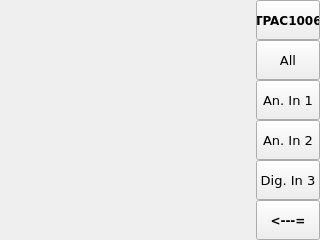
<?xml version="1.0" encoding="UTF-8"?>
<ui version="4.0">
 <class>page340</class>
 <widget class="QWidget" name="page340">
  <property name="geometry">
   <rect>
    <x>0</x>
    <y>0</y>
    <width>320</width>
    <height>240</height>
   </rect>
  </property>
  <property name="minimumSize">
   <size>
    <width>320</width>
    <height>240</height>
   </size>
  </property>
  <property name="maximumSize">
   <size>
    <width>320</width>
    <height>240</height>
   </size>
  </property>
  <property name="windowTitle">
   <string>page340</string>
  </property>
  <property name="styleSheet">
   <string notr="true">QWidget#page340
{
}</string>
  </property>
  <widget class="ATCMgraph" name="atcmGraph_2">
   <property name="geometry">
    <rect>
     <x>0</x>
     <y>120</y>
     <width>256</width>
     <height>120</height>
    </rect>
   </property>
   <property name="font">
    <font>
     <family>DejaVu Sans</family>
     <pointsize>9</pointsize>
    </font>
   </property>
   <property name="toolTip">
    <string>ATCM QGraph</string>
   </property>
   <property name="whatsThis">
    <string>ATCMgraph widget</string>
   </property>
   <property name="x1Variable">
    <string>PLC_time</string>
   </property>
   <property name="x1Min">
    <string>PLC_timeMin</string>
   </property>
   <property name="x1Max">
    <string>PLC_timeMax</string>
   </property>
   <property name="y1Variable">
    <string>CAN_DigOut_4</string>
   </property>
   <property name="y1Min">
    <string>0</string>
   </property>
   <property name="y1Max">
    <string>1</string>
   </property>
   <property name="y1Step">
    <double>1.000000000000000</double>
   </property>
   <property name="y1TickLabelVisible">
    <bool>true</bool>
   </property>
   <property name="Display1">
    <string/>
   </property>
   <property name="x2Variable">
    <string>PLC_time</string>
   </property>
   <property name="x2Min">
    <string>PLC_timeMin</string>
   </property>
   <property name="x2Max">
    <string>PLC_timeMax</string>
   </property>
   <property name="y2Variable">
    <string>TCP_DigOut_4</string>
   </property>
   <property name="y2Min">
    <string>0</string>
   </property>
   <property name="y2Max">
    <string>1</string>
   </property>
   <property name="y2Step">
    <double>1.000000000000000</double>
   </property>
   <property name="y2TickLabelVisible">
    <bool>true</bool>
   </property>
   <property name="Display2">
    <string/>
   </property>
   <property name="legendVisible">
    <bool>true</bool>
   </property>
  </widget>
  <widget class="ATCMgraph" name="atcmGraph">
   <property name="geometry">
    <rect>
     <x>0</x>
     <y>0</y>
     <width>256</width>
     <height>120</height>
    </rect>
   </property>
   <property name="font">
    <font>
     <family>DejaVu Sans</family>
     <pointsize>9</pointsize>
    </font>
   </property>
   <property name="toolTip">
    <string>ATCM QGraph</string>
   </property>
   <property name="whatsThis">
    <string>ATCMgraph widget</string>
   </property>
   <property name="x1Variable">
    <string>PLC_time</string>
   </property>
   <property name="x1Min">
    <string>PLC_timeMin</string>
   </property>
   <property name="x1Max">
    <string>PLC_timeMax</string>
   </property>
   <property name="y1Variable">
    <string>LOC_DigOut_4</string>
   </property>
   <property name="y1Min">
    <string>0</string>
   </property>
   <property name="y1Max">
    <string>1</string>
   </property>
   <property name="y1Step">
    <double>1.000000000000000</double>
   </property>
   <property name="y1TickLabelVisible">
    <bool>true</bool>
   </property>
   <property name="Display1">
    <string/>
   </property>
   <property name="x2Variable">
    <string>PLC_time</string>
   </property>
   <property name="x2Min">
    <string>PLC_timeMin</string>
   </property>
   <property name="x2Max">
    <string>PLC_timeMax</string>
   </property>
   <property name="y2Variable">
    <string>RTU_DigOut_4</string>
   </property>
   <property name="y2Min">
    <string>0</string>
   </property>
   <property name="y2Max">
    <string>1</string>
   </property>
   <property name="y2Step">
    <double>1.000000000000000</double>
   </property>
   <property name="y2TickLabelVisible">
    <bool>true</bool>
   </property>
   <property name="Display2">
    <string/>
   </property>
   <property name="legendVisible">
    <bool>true</bool>
   </property>
  </widget>
  <widget class="ATCMbutton" name="atcmButton">
   <property name="geometry">
    <rect>
     <x>256</x>
     <y>0</y>
     <width>64</width>
     <height>40</height>
    </rect>
   </property>
   <property name="font">
    <font>
     <family>DejaVu Sans</family>
     <pointsize>9</pointsize>
     <weight>75</weight>
     <bold>true</bold>
    </font>
   </property>
   <property name="toolTip">
    <string/>
   </property>
   <property name="whatsThis">
    <string>ATCMbutton widget</string>
   </property>
   <property name="pageName">
    <string>menu</string>
   </property>
   <property name="statusvar">
    <string/>
   </property>
   <property name="viewStatus">
    <bool>false</bool>
   </property>
   <property name="visibilityVar">
    <string/>
   </property>
   <property name="bgColor">
    <color>
     <red>198</red>
     <green>132</green>
     <blue>0</blue>
    </color>
   </property>
   <property name="fontColor">
    <color>
     <red>240</red>
     <green>240</green>
     <blue>240</blue>
    </color>
   </property>
   <property name="text">
    <string>TPAC1006</string>
   </property>
   <property name="pressText">
    <string>MENU</string>
   </property>
   <property name="borderWidth">
    <number>0</number>
   </property>
   <property name="borderRadius">
    <number>0</number>
   </property>
   <property name="apparence">
    <enum>QFrame::Raised</enum>
   </property>
  </widget>
  <widget class="ATCMbutton" name="atcmButton_2">
   <property name="geometry">
    <rect>
     <x>256</x>
     <y>200</y>
     <width>64</width>
     <height>40</height>
    </rect>
   </property>
   <property name="font">
    <font>
     <family>DejaVu Sans</family>
     <pointsize>9</pointsize>
     <weight>75</weight>
     <bold>true</bold>
    </font>
   </property>
   <property name="toolTip">
    <string/>
   </property>
   <property name="whatsThis">
    <string>ATCMbutton widget</string>
   </property>
   <property name="pageName">
    <string>BACK</string>
   </property>
   <property name="statusvar">
    <string/>
   </property>
   <property name="viewStatus">
    <bool>false</bool>
   </property>
   <property name="visibilityVar">
    <string/>
   </property>
   <property name="bgColor">
    <color>
     <red>170</red>
     <green>170</green>
     <blue>127</blue>
    </color>
   </property>
   <property name="fontColor">
    <color>
     <red>240</red>
     <green>240</green>
     <blue>240</blue>
    </color>
   </property>
   <property name="text">
    <string>&lt;---=</string>
   </property>
   <property name="pressText">
    <string>BACK</string>
   </property>
   <property name="borderWidth">
    <number>0</number>
   </property>
   <property name="borderRadius">
    <number>0</number>
   </property>
   <property name="apparence">
    <enum>QFrame::Raised</enum>
   </property>
  </widget>
  <widget class="ATCMbutton" name="atcmButton_AnIn1">
   <property name="geometry">
    <rect>
     <x>256</x>
     <y>80</y>
     <width>64</width>
     <height>40</height>
    </rect>
   </property>
   <property name="font">
    <font>
     <family>DejaVu Sans</family>
     <pointsize>10</pointsize>
    </font>
   </property>
   <property name="toolTip">
    <string/>
   </property>
   <property name="whatsThis">
    <string>ATCMbutton widget</string>
   </property>
   <property name="pageName">
    <string>page310</string>
   </property>
   <property name="remember">
    <bool>true</bool>
   </property>
   <property name="statusvar">
    <string/>
   </property>
   <property name="viewStatus">
    <bool>false</bool>
   </property>
   <property name="visibilityVar">
    <string/>
   </property>
   <property name="text">
    <string>An. In 1</string>
   </property>
   <property name="pressText">
    <string>An. In 1</string>
   </property>
   <property name="borderWidth">
    <number>0</number>
   </property>
   <property name="borderRadius">
    <number>0</number>
   </property>
   <property name="apparence">
    <enum>QFrame::Raised</enum>
   </property>
  </widget>
  <widget class="ATCMbutton" name="atcmButton_AnIn1_3">
   <property name="geometry">
    <rect>
     <x>256</x>
     <y>160</y>
     <width>64</width>
     <height>40</height>
    </rect>
   </property>
   <property name="font">
    <font>
     <family>DejaVu Sans</family>
     <pointsize>10</pointsize>
    </font>
   </property>
   <property name="toolTip">
    <string/>
   </property>
   <property name="whatsThis">
    <string>ATCMbutton widget</string>
   </property>
   <property name="pageName">
    <string>page330</string>
   </property>
   <property name="remember">
    <bool>true</bool>
   </property>
   <property name="statusvar">
    <string/>
   </property>
   <property name="viewStatus">
    <bool>false</bool>
   </property>
   <property name="visibilityVar">
    <string/>
   </property>
   <property name="text">
    <string>Dig. In 3</string>
   </property>
   <property name="pressText">
    <string>Dig. In 3</string>
   </property>
   <property name="borderWidth">
    <number>0</number>
   </property>
   <property name="borderRadius">
    <number>0</number>
   </property>
   <property name="apparence">
    <enum>QFrame::Raised</enum>
   </property>
  </widget>
  <widget class="ATCMbutton" name="atcmButton_AnIn1_2">
   <property name="geometry">
    <rect>
     <x>256</x>
     <y>120</y>
     <width>64</width>
     <height>40</height>
    </rect>
   </property>
   <property name="font">
    <font>
     <family>DejaVu Sans</family>
     <pointsize>10</pointsize>
    </font>
   </property>
   <property name="toolTip">
    <string/>
   </property>
   <property name="whatsThis">
    <string>ATCMbutton widget</string>
   </property>
   <property name="pageName">
    <string>page320</string>
   </property>
   <property name="remember">
    <bool>true</bool>
   </property>
   <property name="statusvar">
    <string/>
   </property>
   <property name="viewStatus">
    <bool>false</bool>
   </property>
   <property name="visibilityVar">
    <string/>
   </property>
   <property name="text">
    <string>An. In 2</string>
   </property>
   <property name="pressText">
    <string>An. In 2</string>
   </property>
   <property name="borderWidth">
    <number>0</number>
   </property>
   <property name="borderRadius">
    <number>0</number>
   </property>
   <property name="apparence">
    <enum>QFrame::Raised</enum>
   </property>
  </widget>
  <widget class="ATCMbutton" name="atcmButton_AnIn1_5">
   <property name="geometry">
    <rect>
     <x>256</x>
     <y>40</y>
     <width>64</width>
     <height>40</height>
    </rect>
   </property>
   <property name="font">
    <font>
     <family>DejaVu Sans</family>
     <pointsize>10</pointsize>
    </font>
   </property>
   <property name="toolTip">
    <string/>
   </property>
   <property name="whatsThis">
    <string>ATCMbutton widget</string>
   </property>
   <property name="pageName">
    <string>page100</string>
   </property>
   <property name="remember">
    <bool>true</bool>
   </property>
   <property name="statusvar">
    <string/>
   </property>
   <property name="viewStatus">
    <bool>false</bool>
   </property>
   <property name="visibilityVar">
    <string/>
   </property>
   <property name="text">
    <string>All</string>
   </property>
   <property name="pressText">
    <string>All</string>
   </property>
   <property name="borderWidth">
    <number>0</number>
   </property>
   <property name="borderRadius">
    <number>0</number>
   </property>
   <property name="apparence">
    <enum>QFrame::Raised</enum>
   </property>
  </widget>
 </widget>
 <customwidgets>
  <customwidget>
   <class>ATCMbutton</class>
   <extends>QPushButton</extends>
   <header>atcmplugin.h</header>
  </customwidget>
  <customwidget>
   <class>ATCMgraph</class>
   <extends>QFrame</extends>
   <header>atcmplugin.h</header>
  </customwidget>
 </customwidgets>
 <resources/>
 <connections>
  <connection>
   <sender>atcmButton</sender>
   <signal>newPage(const char*,bool)</signal>
   <receiver>page340</receiver>
   <slot>goto_page(const char*,bool)</slot>
   <hints>
    <hint type="sourcelabel">
     <x>20</x>
     <y>20</y>
    </hint>
    <hint type="destinationlabel">
     <x>20</x>
     <y>20</y>
    </hint>
   </hints>
  </connection>
  <connection>
   <sender>atcmButton_2</sender>
   <signal>newPage(const char*,bool)</signal>
   <receiver>page340</receiver>
   <slot>goto_page(const char*,bool)</slot>
   <hints>
    <hint type="sourcelabel">
     <x>20</x>
     <y>20</y>
    </hint>
    <hint type="destinationlabel">
     <x>20</x>
     <y>20</y>
    </hint>
   </hints>
  </connection>
  <connection>
   <sender>atcmButton_AnIn1</sender>
   <signal>newPage(const char*,bool)</signal>
   <receiver>page340</receiver>
   <slot>goto_page(const char*,bool)</slot>
   <hints>
    <hint type="sourcelabel">
     <x>20</x>
     <y>20</y>
    </hint>
    <hint type="destinationlabel">
     <x>20</x>
     <y>20</y>
    </hint>
   </hints>
  </connection>
  <connection>
   <sender>atcmButton_AnIn1_3</sender>
   <signal>newPage(const char*,bool)</signal>
   <receiver>page340</receiver>
   <slot>goto_page(const char*,bool)</slot>
   <hints>
    <hint type="sourcelabel">
     <x>20</x>
     <y>20</y>
    </hint>
    <hint type="destinationlabel">
     <x>20</x>
     <y>20</y>
    </hint>
   </hints>
  </connection>
  <connection>
   <sender>atcmButton_AnIn1_2</sender>
   <signal>newPage(const char*,bool)</signal>
   <receiver>page340</receiver>
   <slot>goto_page(const char*,bool)</slot>
   <hints>
    <hint type="sourcelabel">
     <x>20</x>
     <y>20</y>
    </hint>
    <hint type="destinationlabel">
     <x>20</x>
     <y>20</y>
    </hint>
   </hints>
  </connection>
  <connection>
   <sender>atcmButton_AnIn1_5</sender>
   <signal>newPage(const char*,bool)</signal>
   <receiver>page340</receiver>
   <slot>goto_page(const char*,bool)</slot>
   <hints>
    <hint type="sourcelabel">
     <x>20</x>
     <y>20</y>
    </hint>
    <hint type="destinationlabel">
     <x>20</x>
     <y>20</y>
    </hint>
   </hints>
  </connection>
 </connections>
 <slots>
  <slot>goto_page(const char*,bool)</slot>
 </slots>
</ui>
